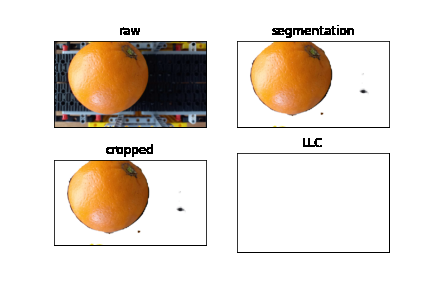
#> input picture Speciale/03_Fruit_sorter/data/generated_data/all_images/image2022-05-04_115508.png, 432 x 288 px, found by its file name; its folder holds only this picture in this run
$ python largest_component.py   (older library calls are emulated)
#> lines starting #> are read from the running program, lines starting #| are printed output that depends on the picture; after the words box and inside, x2 and y2 are one past the last pixel; in counts of white or black regions, pixels touching at a corner belong together
import os
import cv2
import matplotlib.pyplot as plt
import json

with open("config.json") as json_data_file:
#> (reads Speciale/03_Fruit_sorter/src/config.json from the repository)
    config = json.load(json_data_file)

cropped = True
data_path = config['files']['folder_path'] + 'data/'

# Load data
filenames = {}
for folder in os.listdir(data_path + "generated_data/"):
    filenames[folder] = []
    for file in os.listdir(data_path + f"generated_data/{folder}"):
        filenames[folder].append(file)
#> pass 2 of the loop `for folder in os.listdir(data_path + "generated_data/"):`:

investigate_these = []
for label, imgs in filenames.items():
    for imgname in imgs:
        if "boxed" in imgname:
            continue
        print(imgname)
        img = cv2.imread(data_path + f"generated_data/{label}/{imgname}", cv2.IMREAD_COLOR)
#> img is the input picture: shape (288, 432, 3); mean B, G, R 213.5, 222.1, 230.7
        img_h, img_w, channels = img.shape
#> img_h = 288; img_w = 432; channels = 3

        gray = cv2.cvtColor(img, cv2.COLOR_RGB2GRAY)
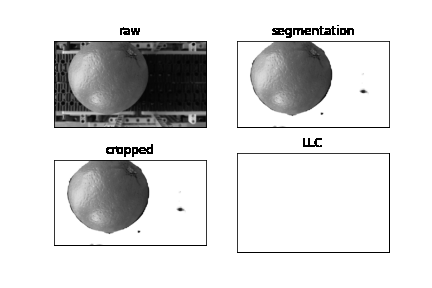
#> gray: shape (288, 432); min 0, max 255, mean 220.5

        blur = cv2.GaussianBlur(gray, (5, 5), 0)
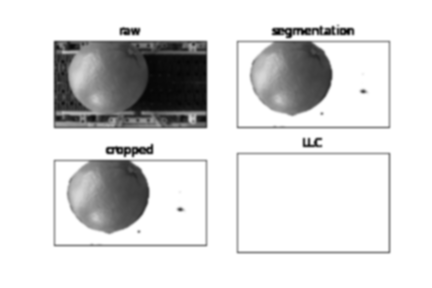
#> blur: shape (288, 432); min 6, max 255, mean 220.5

        thresh = cv2.threshold(blur, 0, 255, cv2.THRESH_BINARY_INV + cv2.THRESH_OTSU)[1]
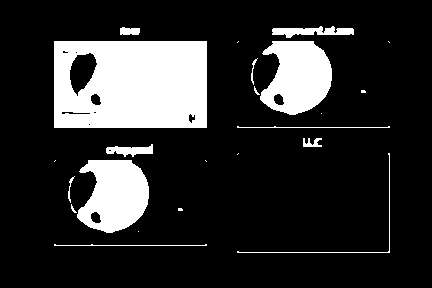
#> thresh: shape (288, 432); 17.7% white; 23 white regions (9 under 20 px), largest, box (x1, y1, x2, y2) and area: (54, 41, 207, 128) 12419, (260, 41, 332, 115) 3836, (77, 160, 149, 233) 3800

        numlabels, labels, stats, centroids = cv2.connectedComponentsWithStats(
            thresh, 4, cv2.CV_32S
        )
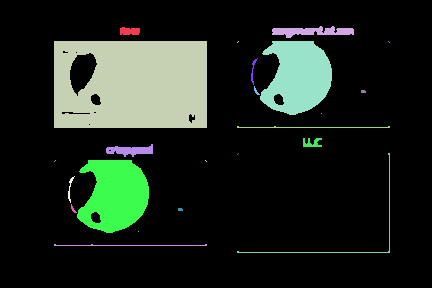
#> labels: shape (288, 432) int32; 24 distinct labels, from 0 to 23; one colour per label, 0 black
#> numlabels = 24; stats = 24 rows, first 6: [0, 0, 432, 288, 102452], [120, 27, 20, 8, 137], [272, 26, 82, 12, 564], [54, 41, 153, 87, 12419], [237, 41, 2, 2, 2], [260, 41, 72, 74, 3836]; centroids = 24 rows, first 8: [225.6, 151.7], [129.3, 30.83], [311.6, 31.05], [133.1, 84.51], [237.5, 41.5], [297.8, 76.28], [388.5, 41.5], [252.8, 70.18]

        # iterate over components
        best_match, best_dist = None, 1000000
        for i in range(numlabels):
            x = stats[i, cv2.CC_STAT_LEFT]
            y = stats[i, cv2.CC_STAT_TOP]
            w = stats[i, cv2.CC_STAT_WIDTH]
            h = stats[i, cv2.CC_STAT_HEIGHT]
            area = stats[i, cv2.CC_STAT_AREA]
            cx, cy = centroids[i]

            # reject if too small
            if h < img_h * 0.1 or w < img_w * 0.1:
                continue

            # reject if too large
            if h > img_h * 0.9 or w > img_w * 0.9:
                continue

            # pick component that is close to center
            dist = (img_h / 2 - cx) ** 2 + (img_w / 2 - cy) ** 2
            if dist < best_dist:
                best_match = i
                best_dist = dist
#> this loop made 24 passes
#> (x, y, w, h, area, cx, cy, dist) on passes 4, 18: (54, 41, 153, 87, 12419, 133.1, 84.51, 17409.2), (77, 160, 72, 73, 3800, 114.8, 194.6, 1308)
#> (x, y, w, h, area, cx, cy) on passes 1, 2, 3, 8, 9, 12: (0, 0, 432, 288, 102452, 225.6, 151.7), (120, 27, 20, 8, 137, 129.3, 30.83), (272, 26, 82, 12, 564, 311.6, 31.05), (251, 58, 7, 27, 49, 252.8, 70.18), (254, 86, 6, 9, 20, 255.8, 90.8), (237, 126, 153, 2, 159, 312.5, 127)
#> after the loop, best_dist = 1308; best_match = 17

        if best_match is not None:
            x = stats[best_match, cv2.CC_STAT_LEFT]
#> x = 77
            y = stats[best_match, cv2.CC_STAT_TOP]
#> y = 160
            w = stats[best_match, cv2.CC_STAT_WIDTH]
#> w = 72
            h = stats[best_match, cv2.CC_STAT_HEIGHT]
#> h = 73
            cx, cy = centroids[best_match]
#> cx = 114.8; cy = 194.6
            output = img.copy()
            cv2.rectangle(output, (x, y), (x + w, y + h), (0, 255, 0), 3)
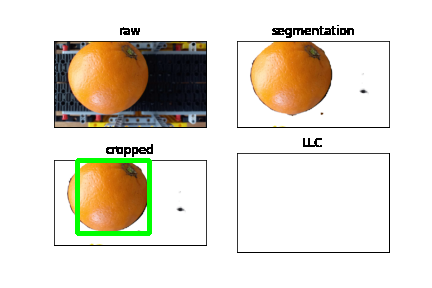
#> output: shape (288, 432, 3); 1.16% of pixels changed, all inside (x1, y1, x2, y2) = (75, 158, 152, 236)
            cv2.circle(output, (int(cx), int(cy)), 4, (0, 0, 255), -1)
#> output: shape (288, 432, 3); 0.04% of pixels changed, all inside (x1, y1, x2, y2) = (110, 190, 119, 199)

            plt.imshow(output, cmap="gray")
            plt.plot(105,200,'ro')
            plt.show()
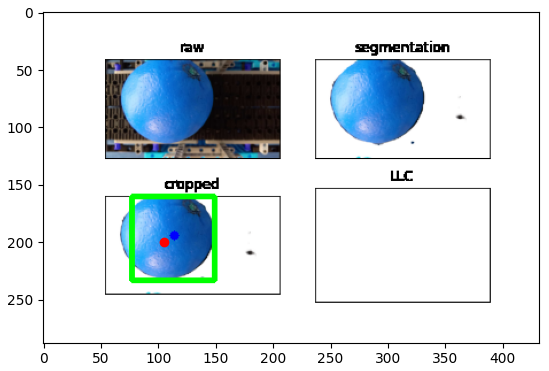
#> figure drawn by matplotlib, 1 panel; B, G, R data is drawn as R, G, B
            print(f"x:{x}, y:{y}, w:{w}, h:{h}")
#| x:77, y:160, w:72, h:73


            from pathlib import Path
            if not Path(data_path + f"generated_data_largest_component/{label}/").exists():
                os.mkdir((data_path + f"generated_data_largest_component/{label}/"))

            extension = f"{imgname.split('.')[0]}_boxed.{imgname.split('.')[1]}"
            plt.savefig(data_path + f"generated_data_largest_component/{label}/{extension}")
        else:
            print(data_path + f"did not find a good match for generated_data/{label}/{imgname}")
            investigate_these.append(img)
#> pass 2 of the loop `for label, imgs in filenames.items():`:
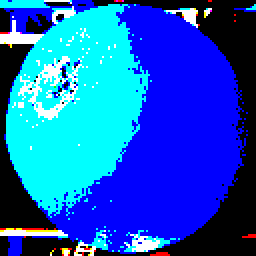
#> input picture Speciale/03_Fruit_sorter/data/generated_data/cropped_images/image2022-05-04_145438.png, 128 x 128 px, found by its file name (shown 2 times larger)
#> img is the input picture: shape (128, 128, 3); mean B, G, R 0.76, 0.351, 0.0583
#> `gray = cv2.cvtColor(img, cv2.COLOR_RGB2GRAY)`:
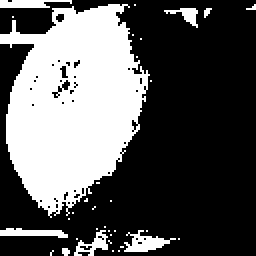
#> gray: shape (128, 128) (shown 2 times larger); values 0 (black) and 1 (white), 35.1% white; 34 white regions (28 under 20 px), largest, box (x1, y1, x2, y2) and area: (0, 2, 75, 109) 5168, (62, 115, 88, 126) 138, (0, 114, 34, 119) 109, (0, 0, 36, 4) 105, (37, 115, 54, 128) 93, (82, 4, 99, 14) 68
#> blur: shape (128, 128); values 0 (black) and 1 (white), 35% white; 11 white regions (4 under 20 px), largest, box (x1, y1, x2, y2) and area: (0, 2, 74, 107) 5220, (63, 116, 85, 126) 131, (0, 114, 33, 119) 108
#> `numlabels, labels, stats, centroids = cv2.connectedComponentsWithStats..`:
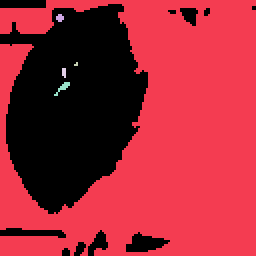
#> labels: shape (128, 128) int32 (shown 2 times larger); 6 distinct labels, from 0 to 5; one colour per label, 0 black
#> numlabels = 6; stats = [[0, 0, 128, 128, 5735], [0, 0, 128, 128, 10606], [28, 7, 4, 4, 12], [37, 31, 2, 2, 3], [31, 34, 2, 5, 9], [27, 41, 8, 7, 19]]; centroids = [[37.07, 54.54], [77.93, 68.48], [29.5, 8.5], [37.67, 31.67], [31.56, 35.78], [31, 43.37]]
#> the loop `for i in range(numlabels):` made 6 passes
#> (x, y, w, h, area, cx, cy) on passes 1 to 2: (0, 0, 128, 128, 5735, 37.07, 54.54), (0, 0, 128, 128, 10606, 77.93, 68.48)
#> after the loop `for i in range(numlabels):`: best_dist = 1000000
